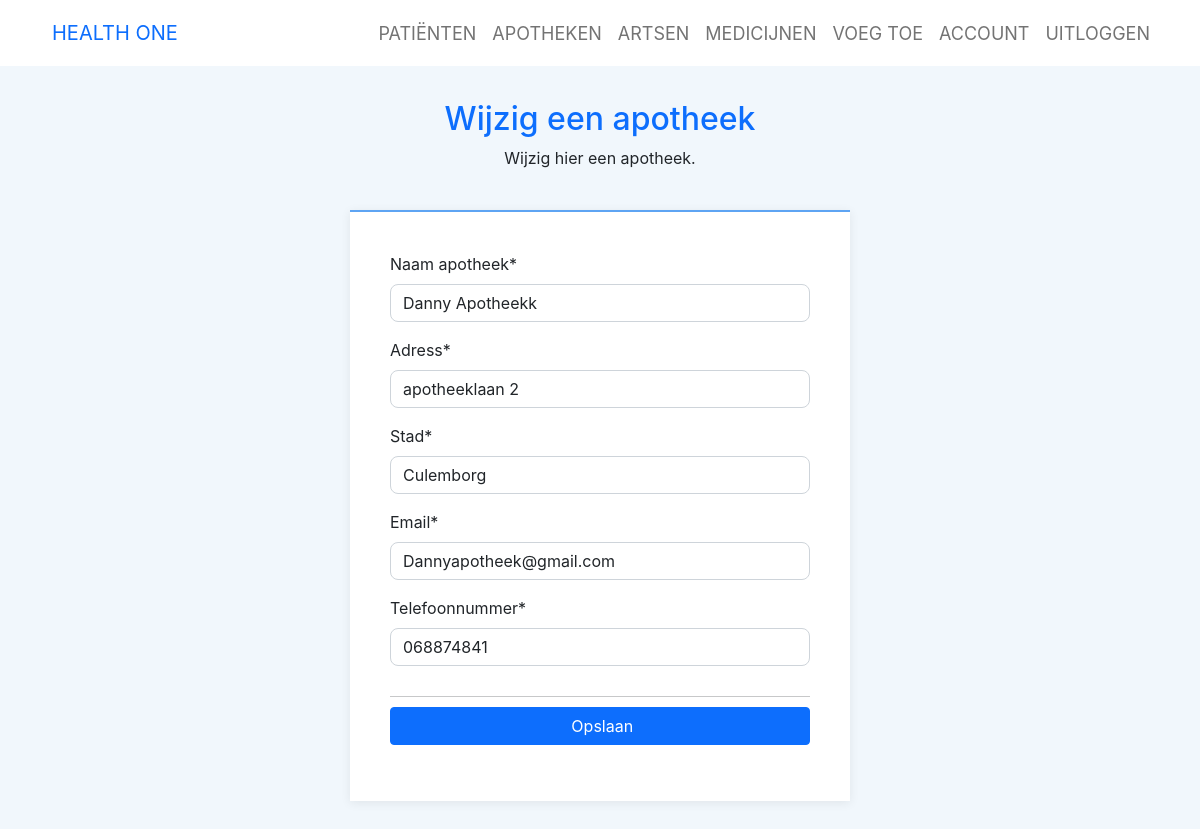
Screenshot of /php-code/Apotheek/edit-apotheek.php?id=9 (signed in) with the database file from the repository.
### tables this page shows
CREATE TABLE `gebruikers` (
  `idGebruiker` int(11) NOT NULL,
  `Naam_Gebruiker` varchar(45) NOT NULL,
  `Address` varchar(255) NOT NULL,
  `Stad` varchar(255) DEFAULT NULL,
  `Email` varchar(255) NOT NULL,
  `wachtwoord` varchar(255) DEFAULT NULL,
  `Telefoonnummer` varchar(255) NOT NULL,
  `role` int(11) NOT NULL
);

### php-code/Apotheek/edit-apotheek.php (the view, shortened to what this page needs)
<!DOCTYPE html>
<html lang="en">
<head>
    <link rel="stylesheet" href="../../assets/bootstrap/css/bootstrap.min.css">
    <link rel="stylesheet" href="../../assets/fonts/ionicons.min.css">
    <link rel="stylesheet" href="../../assets/css/Login-Form-Clean.css">
    <link rel="stylesheet" href="../../assets/css/Login-with-overlay-image.css">
    <link rel="stylesheet" href="../../assets/css/Ludens-Users---25-After-Register.css">
    <link rel="stylesheet" href="../../styles/style.css">
</head>
<body>
<?php
include '../../nav.php';
?>
<section class="clean-block clean-form h-100">
        <div class="container">
            <div class="block-heading" style="padding-top: 0px;">
                <h2 class="text-primary" style="margin-top: 100px;">Wijzig een apotheek<br></h2>
                <p>Wijzig hier een apotheek.</p>
            </div>
            <form action="edit-apotheek-process.php?id=<?php echo $id = $_GET['id']; ?>"  method="post" enctype="multipart/form-data" role="form">
            <?php
                $con = new connection();
                $pdo = $con->make();
                $id = $_GET['id'];
                $sql = 'SELECT *
		        FROM gebruikers WHERE idGebruiker = :id';
                $statement = $pdo->prepare($sql);
                $statement->bindParam(':id', $id);
                $statement->execute();
                $result = $statement->fetch(PDO::FETCH_ASSOC);
            ?>
                <div class="form-group mb-3"><label class="form-label">Naam apotheek*</label><input class="form-control" type="text" placeholder="Naam-apotheek" name="Naam-apotheek" value="<?php echo $result['Naam_Gebruiker'];?>" required=""></div>
                <div class="form-group mb-3"><label class="form-label">Adress*</label><input class="form-control" type="text" placeholder="Adress" name="Adress" value="<?php echo $result['Address'];?>" required=""></div>
                <div class="form-group mb-3"><label class="form-label">Stad*</label><input class="form-control" type="text" placeholder="Stad" name="Stad" value="<?php echo $result['Stad'];?>" required=""></div>
                <div class="form-group mb-3"><label class="form-label">Email*</label><input class="form-control" type="email" placeholder="Email" name="Email" value="<?php echo $result['Email'];?>" required=""></div>
                <div class="form-group mb-3"><label class="form-label">Telefoonnummer*</label><input class="form-control" type="text" placeholder="Telefoonnummer" name="Telefoonnummer" value="<?php echo $result['Telefoonnummer'];?>" required=""></div>
                <hr style="margin-top: 30px;margin-bottom: 10px;">
                <div class="form-group mb-3"><button class="btn btn-primary d-block w-100" type="submit"><i class="fas fa-save"></i>&nbsp;Opslaan</button></div>
            </form>
        </div>
    </section>
</body>
</html>

### assets/css/Ludens-Users---25-After-Register.css (style rules this page uses)
input[type="text"], input[type="email"], input[type="tel"], textarea { border-radius: 0 !important; }
input[type="text"], input[type="email"], input[type="tel"], textarea { border-radius: 8px !important; }
*, *:before, *:after { -webkit-box-sizing: border-box; -moz-box-sizing: border-box; box-sizing: border-box; }
.clean-block { padding-bottom: 50px; }
@media (min-width:576px) { .clean-block { padding-bottom: 100px; } }
@media (min-width:576px) { .clean-block .block-heading { padding-top: 80px; } }
.clean-block.clean-form form { border-top: 2px solid #5ea4f3; background-color: #fff; max-width: 500px; margin: auto; padding: 40px; box-shadow: 0 2px 10px rgba(0,0,0,.075); }
.clean-block .block-heading { padding-top: 50px; margin-bottom: 40px; text-align: center; }

### styles/style.css (style rules this page uses)
body { margin: 0; background-color: #f1f7fc; font-family: -apple-system, BlinkMacSystemFont, 'Segoe UI', Roboto, Oxygen, Ubuntu, Cantarell, 'Open Sans', 'Helvetica Neue', sans-serif; }

### rows the page displays
gebruikers: Naam-apotheek "Danny Apotheekk", Adress "apotheeklaan 2", Stad "Culemborg", Email "Dannyapotheek@gmail.com", Telefoonnummer "068874841"
